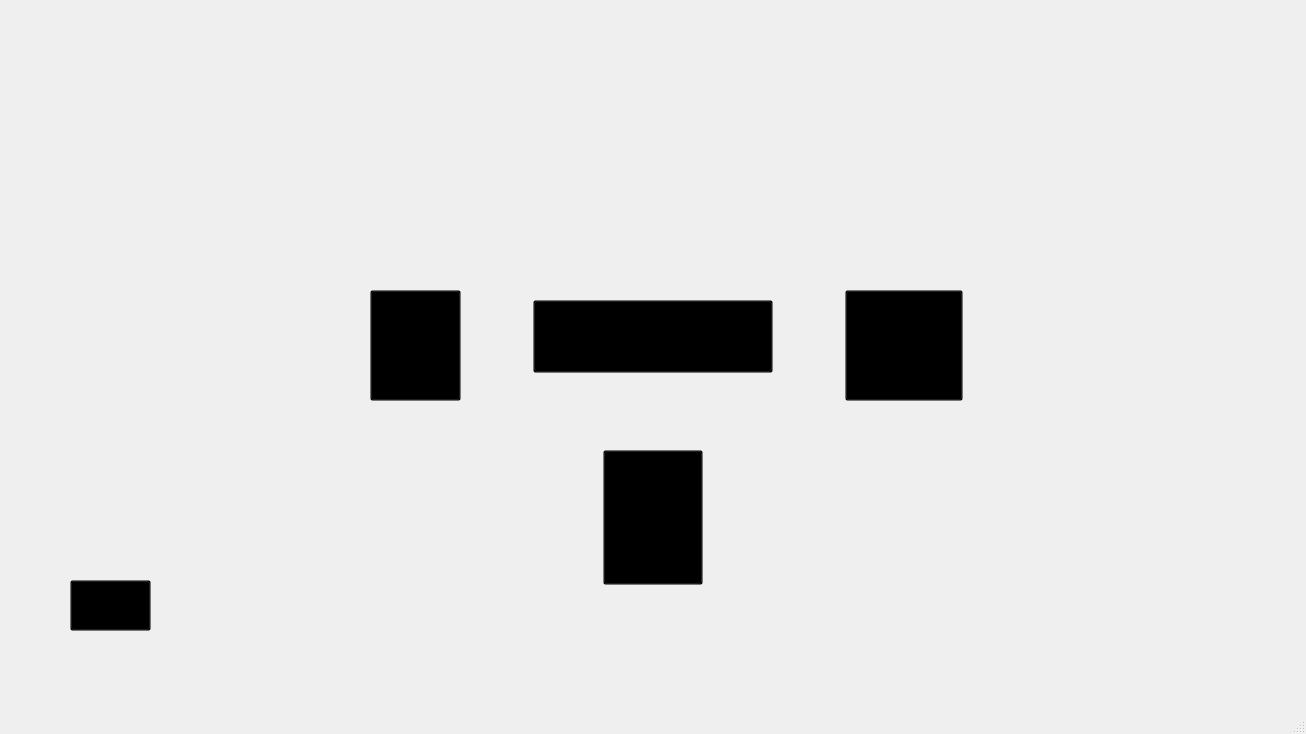
<?xml version="1.0" encoding="UTF-8"?>
<ui version="4.0">
 <class>MainWindow</class>
 <widget class="QMainWindow" name="MainWindow">
  <property name="geometry">
   <rect>
    <x>0</x>
    <y>0</y>
    <width>1306</width>
    <height>734</height>
   </rect>
  </property>
  <property name="minimumSize">
   <size>
    <width>1306</width>
    <height>734</height>
   </size>
  </property>
  <property name="maximumSize">
   <size>
    <width>1306</width>
    <height>734</height>
   </size>
  </property>
  <property name="baseSize">
   <size>
    <width>1306</width>
    <height>734</height>
   </size>
  </property>
  <property name="windowTitle">
   <string>Casino &quot;Golden C&quot;</string>
  </property>
  <property name="autoFillBackground">
   <bool>false</bool>
  </property>
  <property name="styleSheet">
   <string notr="true"/>
  </property>
  <widget class="QWidget" name="centralwidget">
   <widget class="QPushButton" name="pushButton">
    <property name="geometry">
     <rect>
      <x>533</x>
      <y>300</y>
      <width>240</width>
      <height>73</height>
     </rect>
    </property>
    <property name="minimumSize">
     <size>
      <width>240</width>
      <height>73</height>
     </size>
    </property>
    <property name="maximumSize">
     <size>
      <width>240</width>
      <height>73</height>
     </size>
    </property>
    <property name="cursor">
     <cursorShape>PointingHandCursor</cursorShape>
    </property>
    <property name="styleSheet">
     <string notr="true">background: transparent;</string>
    </property>
    <property name="text">
     <string/>
    </property>
    <property name="iconSize">
     <size>
      <width>16</width>
      <height>16</height>
     </size>
    </property>
   </widget>
   <widget class="QLabel" name="label">
    <property name="geometry">
     <rect>
      <x>0</x>
      <y>550</y>
      <width>211</width>
      <height>101</height>
     </rect>
    </property>
    <property name="styleSheet">
     <string notr="true">background: transparent</string>
    </property>
    <property name="text">
     <string/>
    </property>
   </widget>
   <widget class="QLabel" name="label_2">
    <property name="geometry">
     <rect>
      <x>10</x>
      <y>10</y>
      <width>200</width>
      <height>200</height>
     </rect>
    </property>
    <property name="minimumSize">
     <size>
      <width>200</width>
      <height>200</height>
     </size>
    </property>
    <property name="styleSheet">
     <string notr="true">background: transparent</string>
    </property>
    <property name="text">
     <string/>
    </property>
   </widget>
   <widget class="QLabel" name="label_3">
    <property name="geometry">
     <rect>
      <x>910</x>
      <y>540</y>
      <width>501</width>
      <height>131</height>
     </rect>
    </property>
    <property name="minimumSize">
     <size>
      <width>240</width>
      <height>100</height>
     </size>
    </property>
    <property name="styleSheet">
     <string notr="true">background: transparent</string>
    </property>
    <property name="text">
     <string/>
    </property>
   </widget>
   <widget class="QLabel" name="label_4">
    <property name="geometry">
     <rect>
      <x>1120</x>
      <y>40</y>
      <width>150</width>
      <height>150</height>
     </rect>
    </property>
    <property name="minimumSize">
     <size>
      <width>150</width>
      <height>150</height>
     </size>
    </property>
    <property name="styleSheet">
     <string notr="true">background: transparent</string>
    </property>
    <property name="text">
     <string/>
    </property>
   </widget>
   <widget class="QPushButton" name="pushButton_2">
    <property name="geometry">
     <rect>
      <x>370</x>
      <y>290</y>
      <width>91</width>
      <height>111</height>
     </rect>
    </property>
    <property name="cursor">
     <cursorShape>PointingHandCursor</cursorShape>
    </property>
    <property name="styleSheet">
     <string notr="true">background: transparent;</string>
    </property>
    <property name="text">
     <string/>
    </property>
    <property name="iconSize">
     <size>
      <width>16</width>
      <height>16</height>
     </size>
    </property>
   </widget>
   <widget class="QPushButton" name="pushButton_3">
    <property name="geometry">
     <rect>
      <x>845</x>
      <y>290</y>
      <width>118</width>
      <height>111</height>
     </rect>
    </property>
    <property name="cursor">
     <cursorShape>PointingHandCursor</cursorShape>
    </property>
    <property name="styleSheet">
     <string notr="true">background: transparent</string>
    </property>
    <property name="text">
     <string/>
    </property>
    <property name="iconSize">
     <size>
      <width>16</width>
      <height>16</height>
     </size>
    </property>
   </widget>
   <widget class="QLabel" name="label_5">
    <property name="geometry">
     <rect>
      <x>547</x>
      <y>300</y>
      <width>212</width>
      <height>70</height>
     </rect>
    </property>
    <property name="font">
     <font>
      <pointsize>25</pointsize>
     </font>
    </property>
    <property name="styleSheet">
     <string notr="true">background-image: url(:/StartMenu/Assets/field.png);
color: #8B00FF;</string>
    </property>
    <property name="text">
     <string/>
    </property>
   </widget>
   <widget class="QPushButton" name="pushButton_4">
    <property name="geometry">
     <rect>
      <x>603</x>
      <y>450</y>
      <width>100</width>
      <height>135</height>
     </rect>
    </property>
    <property name="cursor">
     <cursorShape>PointingHandCursor</cursorShape>
    </property>
    <property name="styleSheet">
     <string notr="true">background: transparent</string>
    </property>
    <property name="text">
     <string/>
    </property>
    <property name="iconSize">
     <size>
      <width>16</width>
      <height>16</height>
     </size>
    </property>
   </widget>
   <widget class="QPushButton" name="pushButton_5">
    <property name="geometry">
     <rect>
      <x>70</x>
      <y>580</y>
      <width>81</width>
      <height>51</height>
     </rect>
    </property>
    <property name="styleSheet">
     <string notr="true">background: transparent;
</string>
    </property>
    <property name="text">
     <string/>
    </property>
   </widget>
  </widget>
  <widget class="QMenuBar" name="menubar">
   <property name="geometry">
    <rect>
     <x>0</x>
     <y>0</y>
     <width>1306</width>
     <height>21</height>
    </rect>
   </property>
  </widget>
  <widget class="QStatusBar" name="statusbar"/>
 </widget>
 <resources/>
 <connections/>
</ui>
